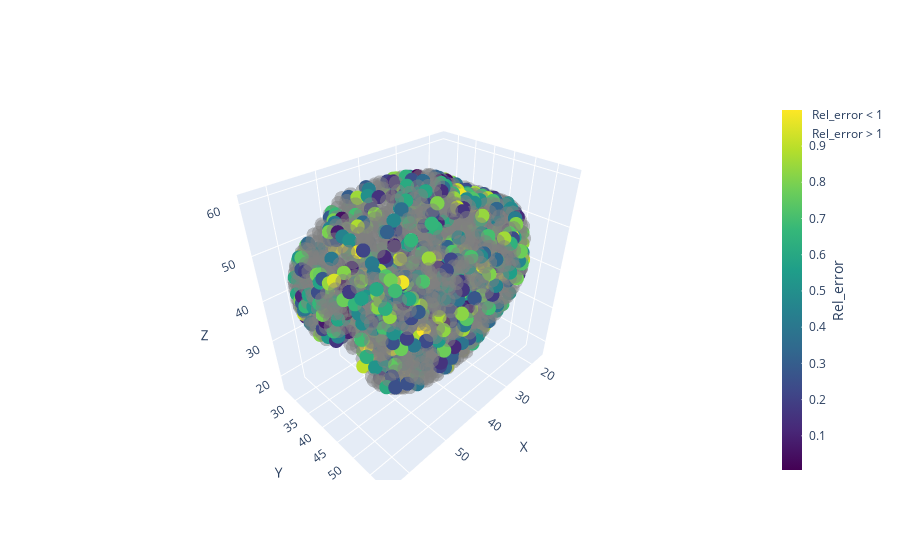

Write notebook code for a chart like this one.
### Code cell
import plotly.graph_objects as go

fig = go.Figure()

# Agregar los puntos con rel_error < 1
fig.add_trace(go.Scatter3d(
    x=pred_final.loc[pred_final["rel_error"] < 1]["X"],
    y=pred_final.loc[pred_final["rel_error"] < 1]["Y"],
    z=pred_final.loc[pred_final["rel_error"] < 1]["Z"],
    mode='markers',
    marker=dict(
        color=pred_final.loc[pred_final["rel_error"] < 1]["rel_error"],
        colorscale='Viridis',
        size=5,
        colorbar=dict(
            title='Rel_error',
            titleside='right',
            tickmode='auto',
            ticks='outside',
            tickcolor='white',
            ticklen=5,
            showticksuffix='last',
            thickness=20
        )
    ),
    name='Rel_error < 1'
))

# Agregar los puntos con rel_error > 1
fig.add_trace(go.Scatter3d(
    x=pred_final.loc[pred_final["rel_error"] > 1]["X"],
    y=pred_final.loc[pred_final["rel_error"] > 1]["Y"],
    z=pred_final.loc[pred_final["rel_error"] > 1]["Z"],
    mode='markers',
    marker=dict(
        color='grey',
        opacity=0.5,
        size=5
    ),
    name='Rel_error > 1'
))

# Actualizar el diseño del gráfico
fig.update_layout(scene=dict(
    xaxis_title='X',
    yaxis_title='Y',
    zaxis_title='Z'
))

# Mostrar el gráfico
fig.show()

### Figure 1 — Plotly figure (JSON) as saved in the notebook; plotly's stock layout.template omitted (floating-point values rounded to 4 significant figures; data arrays with more than 128 entries replaced by an {"elided": "..."} marker saying what was removed)
{"data": [{"marker": {"color": {"elided": "1225 float values"}, "colorbar": {"showticksuffix": "last", "thickness": 20, "tickcolor": "white", "ticklen": 5, "tickmode": "auto", "ticks": "outside", "title": {"side": "right", "text": "Rel_error"}}, "colorscale": [[0, "#440154"], [0.1111, "#482878"], [0.2222, "#3e4989"], [0.3333, "#31688e"], [0.4444, "#26828e"], [0.5556, "#1f9e89"], [0.6667, "#35b779"], [0.7778, "#6ece58"], [0.8889, "#b5de2b"], [1, "#fde725"]], "size": 5}, "mode": "markers", "name": "Rel_error < 1", "type": "scatter3d", "x": {"elided": "1225 float values"}, "y": {"elided": "1225 float values"}, "z": {"elided": "1225 float values"}}, {"marker": {"color": "grey", "opacity": 0.5, "size": 5}, "mode": "markers", "name": "Rel_error > 1", "type": "scatter3d", "x": {"elided": "2227 float values"}, "y": {"elided": "2227 float values"}, "z": {"elided": "2227 float values"}}], "layout": {"scene": {"xaxis": {"title": {"text": "X"}}, "yaxis": {"title": {"text": "Y"}}, "zaxis": {"title": {"text": "Z"}}}}}
